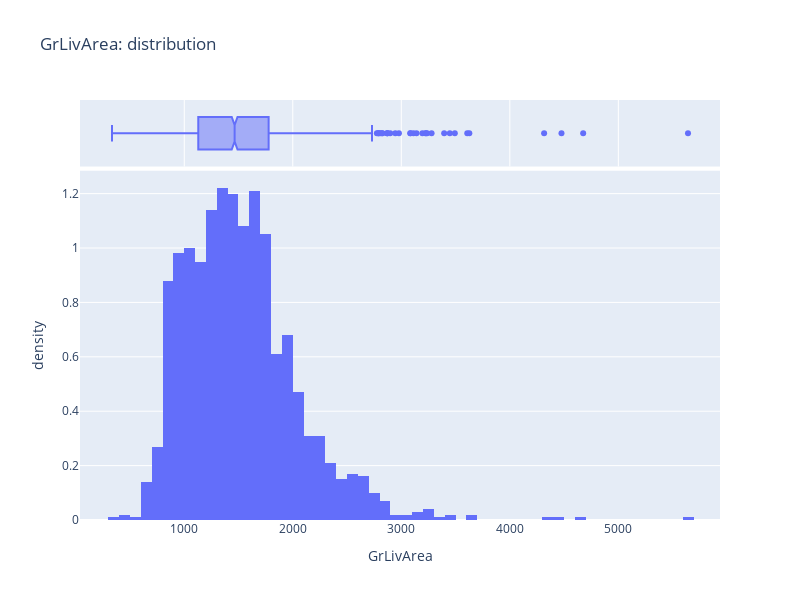

Notebook code cell kept with this figure:
### Code cell
import plotly.express as px

fig = px.histogram(
    df_raw,
    x=FEATURE,
    nbins=60,
    marginal="box",
    histnorm='density',
    title=f"{FEATURE}: distribution"
)
fig.update_layout(height=600, width=800)
fig.show()

### Figure 1 — Plotly figure (JSON) as saved in the notebook; plotly's stock layout.template omitted (floating-point values rounded to 4 significant figures; data arrays with more than 128 entries replaced by an {"elided": "..."} marker saying what was removed)
{"data": [{"alignmentgroup": "True", "bingroup": "x", "histnorm": "density", "hovertemplate": "GrLivArea=%{x}<br>density=%{y}<extra></extra>", "legendgroup": "", "marker": {"color": "#636efa", "pattern": {"shape": ""}}, "name": "", "nbinsx": 60, "offsetgroup": "", "orientation": "v", "showlegend": false, "type": "histogram", "x": {"elided": "1460 int values"}, "xaxis": "x", "yaxis": "y"}, {"alignmentgroup": "True", "hovertemplate": "GrLivArea=%{x}<extra></extra>", "legendgroup": "", "marker": {"color": "#636efa"}, "name": "", "notched": true, "offsetgroup": "", "showlegend": false, "type": "box", "x": {"elided": "1460 int values"}, "xaxis": "x2", "yaxis": "y2"}], "layout": {"barmode": "relative", "height": 600, "legend": {"tracegroupgap": 0}, "title": {"text": "GrLivArea: distribution"}, "width": 800, "xaxis": {"anchor": "y", "domain": [0, 1], "title": {"text": "GrLivArea"}}, "xaxis2": {"anchor": "y2", "domain": [0, 1], "matches": "x", "showgrid": true, "showticklabels": false}, "yaxis": {"anchor": "x", "domain": [0, 0.8316], "title": {"text": "density"}}, "yaxis2": {"anchor": "x2", "domain": [0.8416, 1], "matches": "y2", "showgrid": false, "showline": false, "showticklabels": false, "ticks": ""}}}
